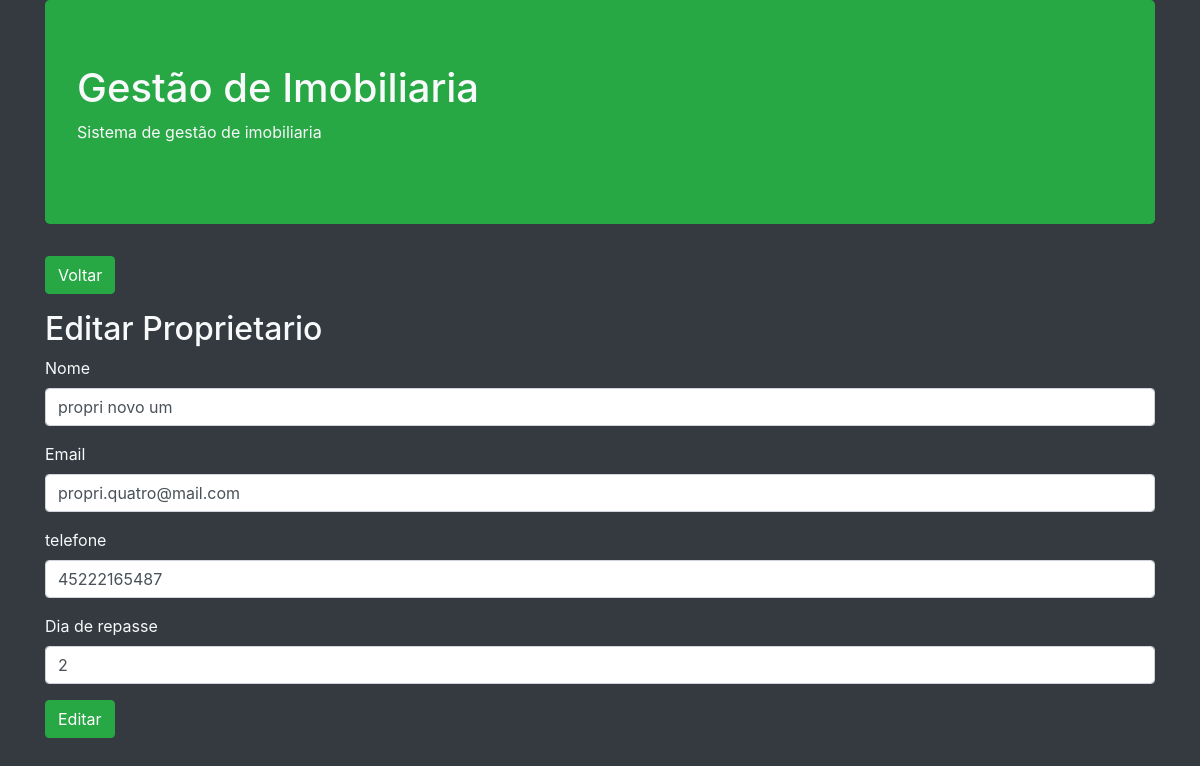
Screenshot of /editarProprietario.php?id=4 with the database file from the repository.
### tables this page shows
CREATE TABLE `proprietario` (
  `id` int(11) NOT NULL,
  `nome` varchar(200) DEFAULT NULL,
  `email` varchar(150) DEFAULT NULL,
  `telefone` varchar(15) DEFAULT NULL,
  `dia_repasse` int(11) DEFAULT NULL
);

### editarProprietario.php (called while the page is built, shortened)
<?php
    $objProprietario = Proprietario::getProprietario($_GET['id']);
    include __DIR__.'/includes/header.php';
    include __DIR__.'/includes/cadastrarProprietario.php';
    include __DIR__.'/includes/footer.php';
?>

### app/db/Database.php (called while the page is built, shortened)
<?php
class Database {
    private $table;
    private $connection;
    public function __construct($table = null){
        $this->table = $table;
    }
    private function setConnection(){
        try {
            $this->connection = new PDO('mysql:host='.self::HOST.';dbname='.self::NAME,self::USER,self::PASSWORD);
            $this->connection->setAttribute(PDO::ATTR_ERRMODE,PDO::ERRMODE_EXCEPTION);
        } catch (PDOException $e) {
            die('ERROR: '.$e->getMessage());
        }
    }
    public function execute($query, $params = []){
        try {
            $statement = $this->connection->prepare($query);
            $statement->execute($params);
            return $statement;
        } catch (PDOException $e) {
            die('ERROR: '.$e->getMessage());
        }
    }
    public function select($where = null, $order = null, $limit = null, $fields = '*'){
        $where = (!empty($where)) ? 'WHERE '. $where : '';
        $order = (!empty($order)) ? 'ORDER BY '. $order : '';
        $limit = (!empty($limit)) ? 'LIMIT '. $limit : '';
        $query = 'SELECT '.$fields.' FROM '.$this->table.' '.$where.' '.$order.' '.$limit;
        return $this->execute($query);
    }
}
?>

### app/entity/Proprietario.php (called while the page is built, shortened)
<?php
class Proprietario{
    public static function getProprietario($id){
        return (new Database('proprietario'))->select('id = '.$id)->fetchObject(self::class);
    }
}

### includes/cadastrarProprietario.php (the view, shortened to what this page needs)
<main>
    <section>
        <a href="listarProprietarios.php">
            <button class="btn btn-success">Voltar</button>
        </a>
        <h2 class="mt-3"><?= TITLE ?></h2>
        <form method="post">
            <div class="form-group">
                <label for="exampleFormControlInput1">Nome</label>
                <input type="text" class="form-control" id="nome" name="nome" placeholder="joão da silva" value="<?= !empty($objProprietario->nome) ? $objProprietario->nome : null?>">
            </div>
            <div class="form-group">
                <label for="exampleFormControlInput1">Email</label>
                <input type="email" class="form-control" id="email" name="email" placeholder="name@example.com" value="<?= !empty($objProprietario->email) ? $objProprietario->email : null ?>">
            </div>
            <div class="form-group">
                <label for="exampleFormControlInput1">telefone</label>
                <input type="text" class="form-control" id="telefone" name="telefone" placeholder="(00) 00000-0000" value="<?= !empty($objProprietario->telefone) ? $objProprietario->telefone : null?>">
            </div>
            <div class="form-group">
                <label for="exampleFormControlInput1">Dia de repasse</label>
                <input type="text" class="form-control" id="diaRepasse" name="dia_repasse" placeholder="00" value="<?= !empty($objProprietario->dia_repasse) ? $objProprietario->dia_repasse : null?>">
            </div>
            <div class="form-group">
                <button type="submit" id="btn" class="btn btn-success">Cadastrar</button>
            </div>
        </form>
    </section>
</main>

### rows the page displays
proprietario: nome "propri novo um", email "propri.quatro@mail.com", telefone "45222165487", dia_repasse "2"

### other values shown
TITLE "Editar Proprietario"
